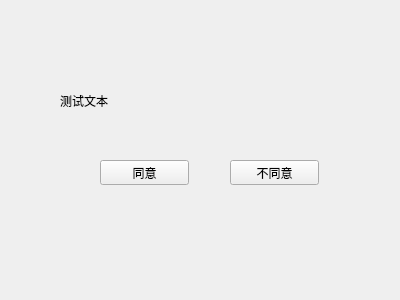
<?xml version="1.0" encoding="UTF-8"?>
<ui version="4.0">
 <class>video_config</class>
 <widget class="QWidget" name="video_config">
  <property name="geometry">
   <rect>
    <x>0</x>
    <y>0</y>
    <width>400</width>
    <height>300</height>
   </rect>
  </property>
  <property name="windowTitle">
   <string>Form</string>
  </property>
  <widget class="QPushButton" name="yes">
   <property name="geometry">
    <rect>
     <x>100</x>
     <y>160</y>
     <width>89</width>
     <height>25</height>
    </rect>
   </property>
   <property name="text">
    <string>同意</string>
   </property>
  </widget>
  <widget class="QPushButton" name="no">
   <property name="geometry">
    <rect>
     <x>230</x>
     <y>160</y>
     <width>89</width>
     <height>25</height>
    </rect>
   </property>
   <property name="text">
    <string>不同意</string>
   </property>
  </widget>
  <widget class="QLabel" name="info">
   <property name="geometry">
    <rect>
     <x>60</x>
     <y>40</y>
     <width>321</width>
     <height>121</height>
    </rect>
   </property>
   <property name="text">
    <string>测试文本</string>
   </property>
  </widget>
 </widget>
 <resources/>
 <connections/>
</ui>
